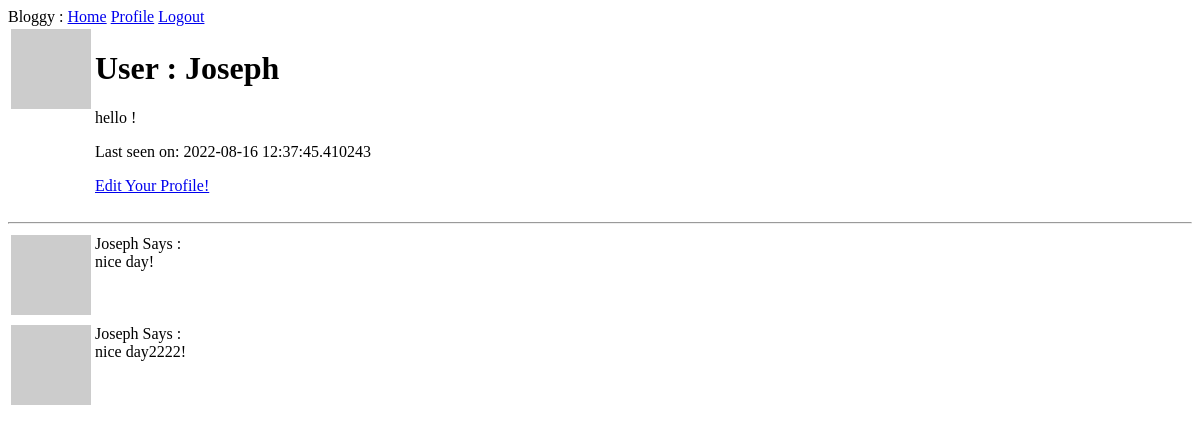
The app's page /user/Joseph (signed in), older data.
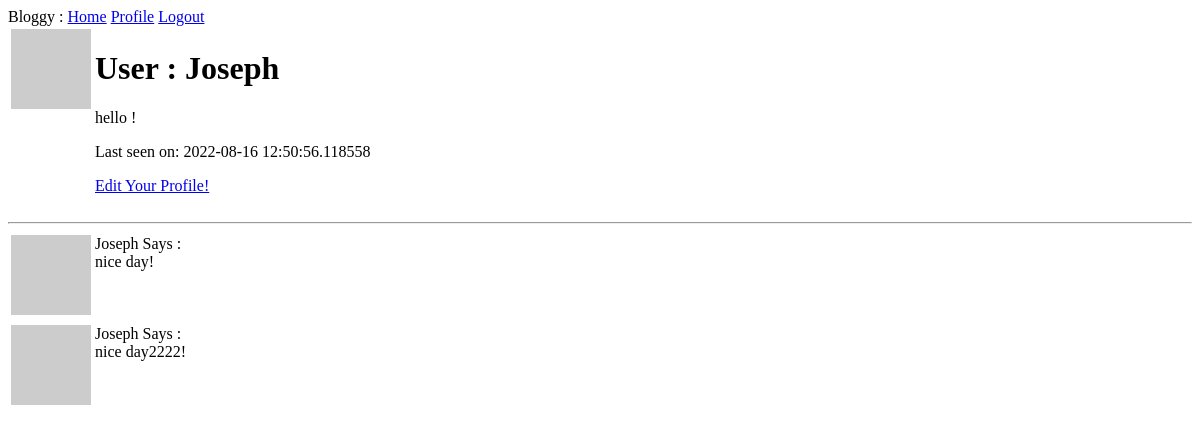
The same page, newer data.
### app/models.py (models this page shows, shortened)
class User(UserMixin, db.Model):
    id = db.Column(db.Integer, primary_key=True)
    username = db.Column(db.String(64), index=True, unique=True)
    email = db.Column(db.String(120), index=True, unique=True)
    password_hash = db.Column(db.String(120))
    posts = db.relationship('Post', backref='author', lazy='dynamic')
    about_me = db.Column(db.String(128))
    last_seen = db.Column(db.DateTime, default=datetime.utcnow)
    def avatar(self, size):
        digest = md5(self.email.lower().encode('utf-8')).hexdigest()
        return 'https://www.gravatar.com/avatar/{}?d=identicon&s={}'.format(digest, size)

### app/routes.py (the view)
@app.route('/user/<username>')
@login_required
def user(username):
    user = User.query.filter_by(username=username).first_or_404()
    posts = [
        {
            'author':  user ,
            'body': 'nice day!'
        },
        {
            'author':  user ,
            'body': 'nice day2222!'
        }
    ]
    return render_template('user.html', user=user, posts=posts)

### app/models.py (called while the page is built)
@login.user_loader
def load_user(id):
    return User.query.get(int(id))

### app/routes.py (called while the page is built)
@app.before_request
def before_request():
    if current_user.is_authenticated:
        current_user.last_seen = datetime.utcnow()
        db.session.commit()

### app/templates/user.html
{% extends "base.html" %}
{% block content %}
<table>
    <tr valign="top">
        <td><img src="{{ user.avatar(128) }}" alt="user-profile-image"></td>
        <td>
            <h1>User : {{ user.username }}</h1>
            {% if user.about_me %}<p>{{ user.about_me }}</p>{% endif %}
            {% if user.last_seen %}<p>Last seen on: {{ user.last_seen }}</p>{% endif %}
            {% if user == current_user %}
            <p><a href="{{ url_for('edit_profile') }}"> Edit Your Profile!</a></p>
            {% endif %}
        </td>
    </tr>
</table>
    <hr>
    {% for post in posts %}
        {% include "_post.html" %}
    {% endfor %}
{% endblock %}

### app/templates/base.html (shortened to what this page needs)
<!DOCTYPE html>
<html lang="en">
<head>
</head>
<body>
    <div>Bloggy :
            <a href="{{ url_for('index') }}">Home</a>
            {% if current_user.is_anonymous %}
            <a href="{{ url_for('login') }}">Log In</a>
            {% else %}
            <a href="{{ url_for('user', username=current_user.username) }}">Profile</a>
            <a href="{{ url_for('logout') }}">Logout</a>
            {% endif %}
        </div>
    {% block content %} {% endblock %}
</body>
</html>

### app/templates/_post.html
<table>
    <tr valign="top">
        <td><img src="{{ post.author.avatar(24) }}" alt="user-profile-image"></td>
        <td>{{ post.author.username }} Says : <br> {{ post.body }} <br></td>
    </tr>
</table>

Row changes from the older to the newer data that the page shows:
changed User "Joseph": last_seen "2022-08-16 12:37:45.410243" → "2022-08-16 12:50:56.118558"
